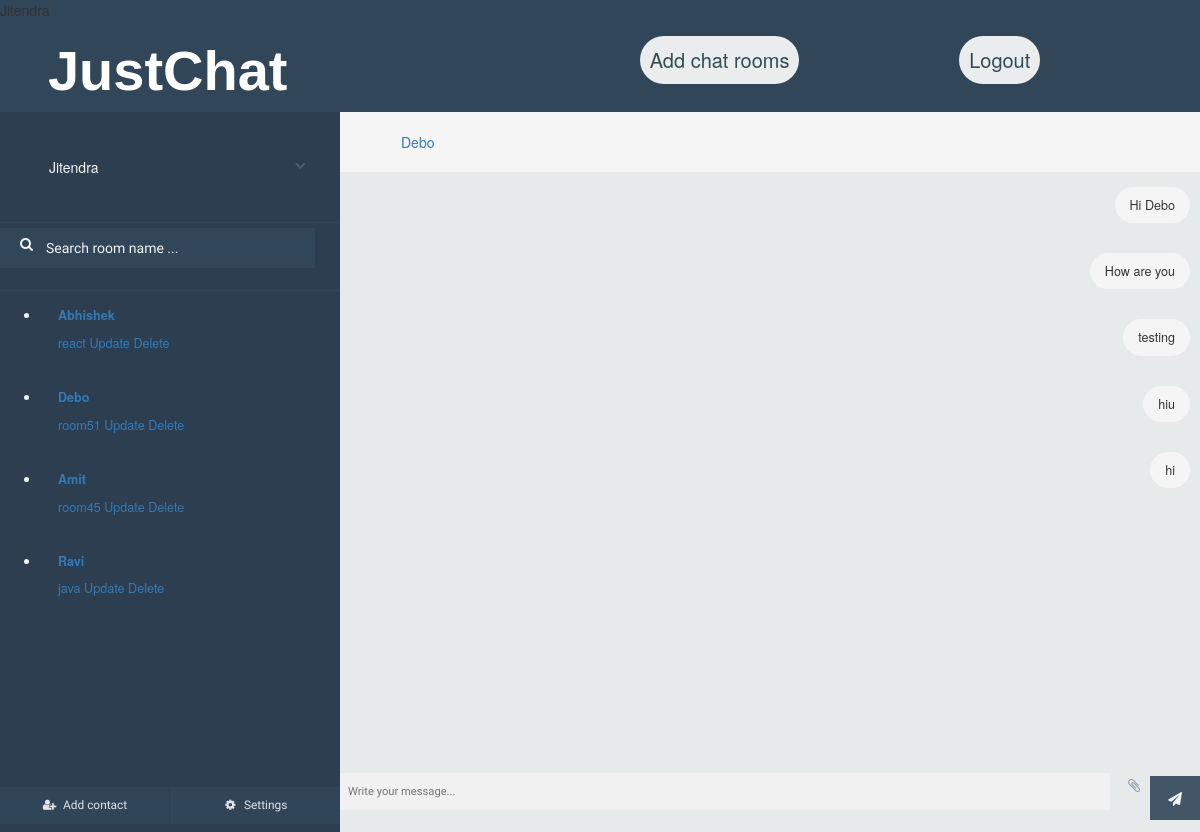
The app's page /chat/Jitendra/rooms/room51/ (signed in) with its own data.
### chat/models.py (models this page shows, shortened)
class Room(models.Model):
    user = models.ForeignKey(
            User, on_delete=models.CASCADE
        )
    room_name = models.CharField(max_length=50)
    participants = models.ManyToManyField(User, related_name='friends', blank=True)

class Message(models.Model):
    author = models.ForeignKey(User, on_delete=models.CASCADE)
    content = models.TextField()
    timestamp = models.DateTimeField(auto_now_add=True)
    room = models.ForeignKey(Room, on_delete=models.CASCADE)

### chat/views.py (the view)
# urls.py: path('chat/<str:username>/rooms/<str:room_name>/', views.chat_rooms, name='chat_rooms'),
@login_required(login_url='/login')
def chat_rooms(request, username, room_name):
    username = request.user
    current_user = User.objects.get(username=username)
    user_rooms = Room.objects.filter(participants__username=current_user)
    room_deatails = filter_rooms_and_friends(user_rooms, current_user)
    room = Room.objects.get(room_name=room_name)
    participants = room.participants.all()
    participants_name = filter_participants(current_user, participants)
    is_participant_user = User.objects.get(username=current_user)
    if is_participant_user in participants:
        print("The current user is allowed to send message")
        messages = Message.objects.filter(room=room).order_by('-timestamp').all()
        if request.method == 'POST':
            msg = request.POST['chat-msg-input']
            data = Message(author=current_user, content=msg, room=room)
            data.save()
            return redirect('chat:chat_rooms', username, room.room_name)
        return render(request, 'chat/room.html', {
            'room_name': room_name,
            'username': current_user,
            'messages': reversed(messages),
            'rooms_details': room_deatails,
            'participants': participants_name,
            'group_name': ''
        })
    else:
        print("The current use user is not allowed to send message.")
        return HttpResponse("<h1>You are an unauthorized user for this room.</h1>")

### chat/views.py (called while the page is built)
def filter_rooms_and_friends(user_rooms, current_user):
    all_rooms = []
    participants = []
    for room in user_rooms:
        all_rooms.append(room.room_name)
        participants.append(room.participants.all())
    friends = []
    for users in participants:
        if len(users) == 2:
            for user in users:
                if user.username != current_user.username:
                    friends.append(user.username)
        else:
            temp = ''
            for user in users:
                temp += ' ' + user.username
            friends.append(temp)
    print(len(all_rooms), len(friends))
    return zip(all_rooms, friends)

def filter_participants(current_user, participants):
    friend_name = ''
    group_name = ""
    if len(participants) == 2:
        for participant in participants:
            if participant != current_user:
                friend_name = participant.username
        return friend_name
    else:
        for participant in participants:
            group_name += ' ' + participant.username
        return group_name

### chat/templates/chat/room.html (shortened to what this page needs)
{% load static %}
<!DOCTYPE html><html class=''>
<head>
<link href="//maxcdn.bootstrapcdn.com/bootstrap/4.0.0/css/bootstrap.min.css" rel="stylesheet" id="bootstrap-css">
<link href="//netdna.bootstrapcdn.com/bootstrap/3.0.0/css/bootstrap.min.css" rel="stylesheet" id="bootstrap-css">
<link rel='stylesheet prefetch' href='https://cdnjs.cloudflare.com/ajax/libs/meyer-reset/2.0/reset.min.css'><link rel='stylesheet prefetch' href='https://cdnjs.cloudflare.com/ajax/libs/font-awesome/4.6.2/css/font-awesome.min.css'>
<link rel="stylesheet" href="{% static 'css/user.css' %}">
<link rel="stylesheet" href="{% static 'css/room.css' %}">
</head>
<body>
  <header>
    <div id="header-child1">
        <form action="" method="GET">
            <a href="{% url 'chat:get_rooms' username %}"><h1 id="logo">JustChat</h1></a>
        </form>
    </div>
    <div id="header-child2">
        <div>
            <form action="{% url 'chat:user_details' username %}" method="GET">
                <button class="btn">Add chat rooms</button>
            </form>
        </div>
        <div>
            <form action="/logout" method="GET">
                <button class="btn">Logout</button>
            </form>
        </div>
    </div>
  </header>
<div id="frame">
	<div id="sidepanel">
		<div id="profile">
			<div class="wrap">
				<p>{{username}}</p>
				<i class="fa fa-chevron-down expand-button" aria-hidden="true"></i>
			</div>
		</div>
		<div id="search">
      <form action="{% url 'chat:get_rooms' username %}" method="POST">
        <label for=""><i class="fa fa-search" aria-hidden="true"></i></label>
        <input type="text" name="room_name" placeholder="Search room name ..." />
      </form>
		</div>
		<div id="contacts">
			<ul>
        {% for room_name, friend in rooms_details %}
          <li class="contact">
            <div class="wrap">
              <div class="meta">
                <p class="name"><a href="{% url 'chat:chat_rooms' username room_name %}">{{friend}}</a></p>
                <a href="">{{room_name}}</a>
                <a href="{% url 'chat:update_room' username room_name %}">Update</a>
                <a href="{% url 'chat:delete_room' username room_name %}">Delete</a>
                <p class="preview"></p>
              </div>
            </div>
          </li>
        {% endfor %}
			</ul>
		</div>
		<div id="bottom-bar">
			<button id="addcontact"><i class="fa fa-user-plus fa-fw" aria-hidden="true"></i> <span>Add contact</span></button>
			<button id="settings"><i class="fa fa-cog fa-fw" aria-hidden="true"></i> <span>Settings</span></button>
		</div>
	</div>
	<div class="content">
		<div class="contact-profile">
      </b><a href="">{{participants}}</a>
    </div>
		<div class="messages" id="message-box">
			<ul>
        {% for message in messages %}
          {% if message.author != username %}
            <li class="sent">
                <p>{{message.author}} : {{message.content}}</p>
            </li>
          {% else %}
            <li class="replies">
              <p>{{message.content}}</p>
            </li>
          {% endif %}
        {% endfor %}
			</ul>
    </div>
		<div class="message-input">
			<div class="wrap">
        <form action="{% url 'chat:chat_rooms' username room_name %}" method="POST">
          <input type="text" name="chat-msg-input" placeholder="Write your message..." />
          <i class="fa fa-paperclip attachment" aria-hidden="true"></i>
          <button class="submit"><i class="fa fa-paper-plane" aria-hidden="true"></i></button>
        </form>
			</div>
		</div>
	</div>
</div>
  </body>
</html>

### chat/static/css/user.css (style rules this page uses)
body { margin: 0ex; padding: 0ex; }
a { text-decoration: none; }
header { height: 10%; background-color: rgb(81, 81, 223); display: flex; justify-content: space-between; align-items: center ; }
#header-child2 { width: 60%; display: flex; justify-content: space-evenly; }
#logo { padding-left: 20%; font-size: 400%; font-weight: bold; font: bolder; color: white; font-family: Helvetica; }
.btn { background-color: white; border: none; color: darkslategrey; padding: 10px; text-align: center; text-decoration: none; display: inline-block; font-size: 20px; cursor: pointer; border-radius: 7.447vw; }
* { box-sizing: border-box }
input[type=text], input[type=password] { width: 100%; padding: 15px; margin: 5px 0 22px 0; display: inline-block; border: none; background: #f1f1f1; }
button { background-color: #4CAF50; color: white; padding: 14px 20px; margin: 8px 0; border: none; cursor: pointer; width: 100%; opacity: 0.9; }

### chat/templates/chat/room.html (style rules this page uses)
header { height: 15%; background-color: #32465a; }

### records on screen
Room: rooms_details "react"
Room: rooms_details "room51"
Room: rooms_details "room45"
Room: rooms_details "java"
Message: content "Hi Debo"
Message: content "How are you"
Message: content "testing"
Message: content "hiu"
Message: content "hi"

### other values on screen
{{ username }} "Jitendra"
{{ friend }} "Abhishek" "Debo" "Amit" "Ravi"
{{ participants }} "Debo"
